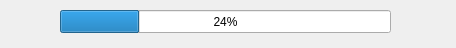
<?xml version="1.0" encoding="UTF-8"?>
<ui version="4.0">
 <class>ProgressDialog</class>
 <widget class="QWidget" name="ProgressDialog">
  <property name="geometry">
   <rect>
    <x>0</x>
    <y>0</y>
    <width>456</width>
    <height>48</height>
   </rect>
  </property>
  <property name="windowTitle">
   <string>Form</string>
  </property>
  <widget class="QProgressBar" name="progressBar">
   <property name="geometry">
    <rect>
     <x>60</x>
     <y>10</y>
     <width>331</width>
     <height>23</height>
    </rect>
   </property>
   <property name="value">
    <number>24</number>
   </property>
  </widget>
 </widget>
 <resources/>
 <connections/>
</ui>
